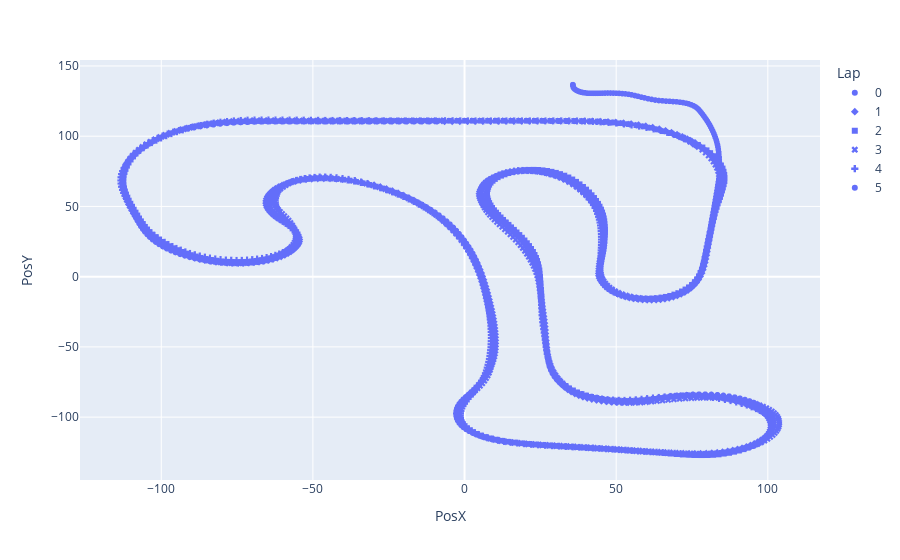

Notebook code for this chart:
### Code cell
fig = px.scatter(df, x="PosX", y="PosY", symbol="Lap", hover_name="Laptime")
fig.show()

### Figure 1 — Plotly figure (JSON) as saved in the notebook; plotly's stock layout.template omitted (floating-point values rounded to 4 significant figures; data arrays with more than 128 entries replaced by an {"elided": "..."} marker saying what was removed)
{"data": [{"hovertemplate": "<b>%{hovertext}</b><br><br>Lap=0<br>PosX=%{x}<br>PosY=%{y}<extra></extra>", "hovertext": {"elided": "645 float values"}, "legendgroup": "0", "marker": {"color": "#636efa", "symbol": "circle"}, "mode": "markers", "name": "0", "showlegend": true, "type": "scattergl", "x": {"elided": "645 float values"}, "xaxis": "x", "y": {"elided": "645 float values"}, "yaxis": "y"}, {"hovertemplate": "<b>%{hovertext}</b><br><br>Lap=1<br>PosX=%{x}<br>PosY=%{y}<extra></extra>", "hovertext": {"elided": "578 float values"}, "legendgroup": "1", "marker": {"color": "#636efa", "symbol": "diamond"}, "mode": "markers", "name": "1", "showlegend": true, "type": "scattergl", "x": {"elided": "578 float values"}, "xaxis": "x", "y": {"elided": "578 float values"}, "yaxis": "y"}, {"hovertemplate": "<b>%{hovertext}</b><br><br>Lap=2<br>PosX=%{x}<br>PosY=%{y}<extra></extra>", "hovertext": {"elided": "567 float values"}, "legendgroup": "2", "marker": {"color": "#636efa", "symbol": "square"}, "mode": "markers", "name": "2", "showlegend": true, "type": "scattergl", "x": {"elided": "567 float values"}, "xaxis": "x", "y": {"elided": "567 float values"}, "yaxis": "y"}, {"hovertemplate": "<b>%{hovertext}</b><br><br>Lap=3<br>PosX=%{x}<br>PosY=%{y}<extra></extra>", "hovertext": {"elided": "575 float values"}, "legendgroup": "3", "marker": {"color": "#636efa", "symbol": "x"}, "mode": "markers", "name": "3", "showlegend": true, "type": "scattergl", "x": {"elided": "575 float values"}, "xaxis": "x", "y": {"elided": "575 float values"}, "yaxis": "y"}, {"hovertemplate": "<b>%{hovertext}</b><br><br>Lap=4<br>PosX=%{x}<br>PosY=%{y}<extra></extra>", "hovertext": {"elided": "569 float values"}, "legendgroup": "4", "marker": {"color": "#636efa", "symbol": "cross"}, "mode": "markers", "name": "4", "showlegend": true, "type": "scattergl", "x": {"elided": "569 float values"}, "xaxis": "x", "y": {"elided": "569 float values"}, "yaxis": "y"}, {"hovertemplate": "<b>%{hovertext}</b><br><br>Lap=5<br>PosX=%{x}<br>PosY=%{y}<extra></extra>", "hovertext": [0, 0.099, 0.199, 0.3, 0.399, 0.5, 0.6, 0.699, 0.8, 0.9, 0.999, 1.1, 1.2, 1.299, 1.4, 1.499, 1.599, 1.7, 1.799, 1.899, 2, 2.099, 2.199, 2.3, 2.399, 2.5, 2.6, 2.699, 2.8, 2.9, 2.999, 3.1, 3.199, 3.299, 3.4, 3.499, 3.599, 3.7, 3.799, 3.899], "legendgroup": "5", "marker": {"color": "#636efa", "symbol": "circle"}, "mode": "markers", "name": "5", "showlegend": true, "type": "scattergl", "x": [-6.94, -4.48, -1.963, 0.5598, 3.041, 5.579, 8.122, 10.62, 13.17, 15.73, 18.24, 20.8, 23.37, 25.9, 28.48, 31.01, 33.6, 36.19, 38.69, 41.18, 43.6, 45.91, 48.2, 50.43, 52.56, 54.69, 56.75, 58.71, 60.64, 62.49, 64.22, 65.91, 67.48, 69.0, 70.43, 71.74, 72.99, 74.17, 75.23, 76.22], "xaxis": "x", "y": [111.0, 111.0, 111.0, 111.0, 111.0, 111.1, 111.1, 111.1, 111.1, 111.1, 111.0, 111.0, 110.9, 110.8, 110.8, 110.7, 110.6, 110.5, 110.4, 110.3, 110.0, 109.8, 109.5, 109.1, 108.7, 108.2, 107.6, 106.9, 106.2, 105.3, 104.4, 103.4, 102.3, 101.1, 99.94, 98.7, 97.4, 96.06, 94.7, 93.29], "yaxis": "y"}], "layout": {"legend": {"title": {"text": "Lap"}, "tracegroupgap": 0}, "margin": {"t": 60}, "xaxis": {"anchor": "y", "domain": [0, 1], "title": {"text": "PosX"}}, "yaxis": {"anchor": "x", "domain": [0, 1], "title": {"text": "PosY"}}}}
